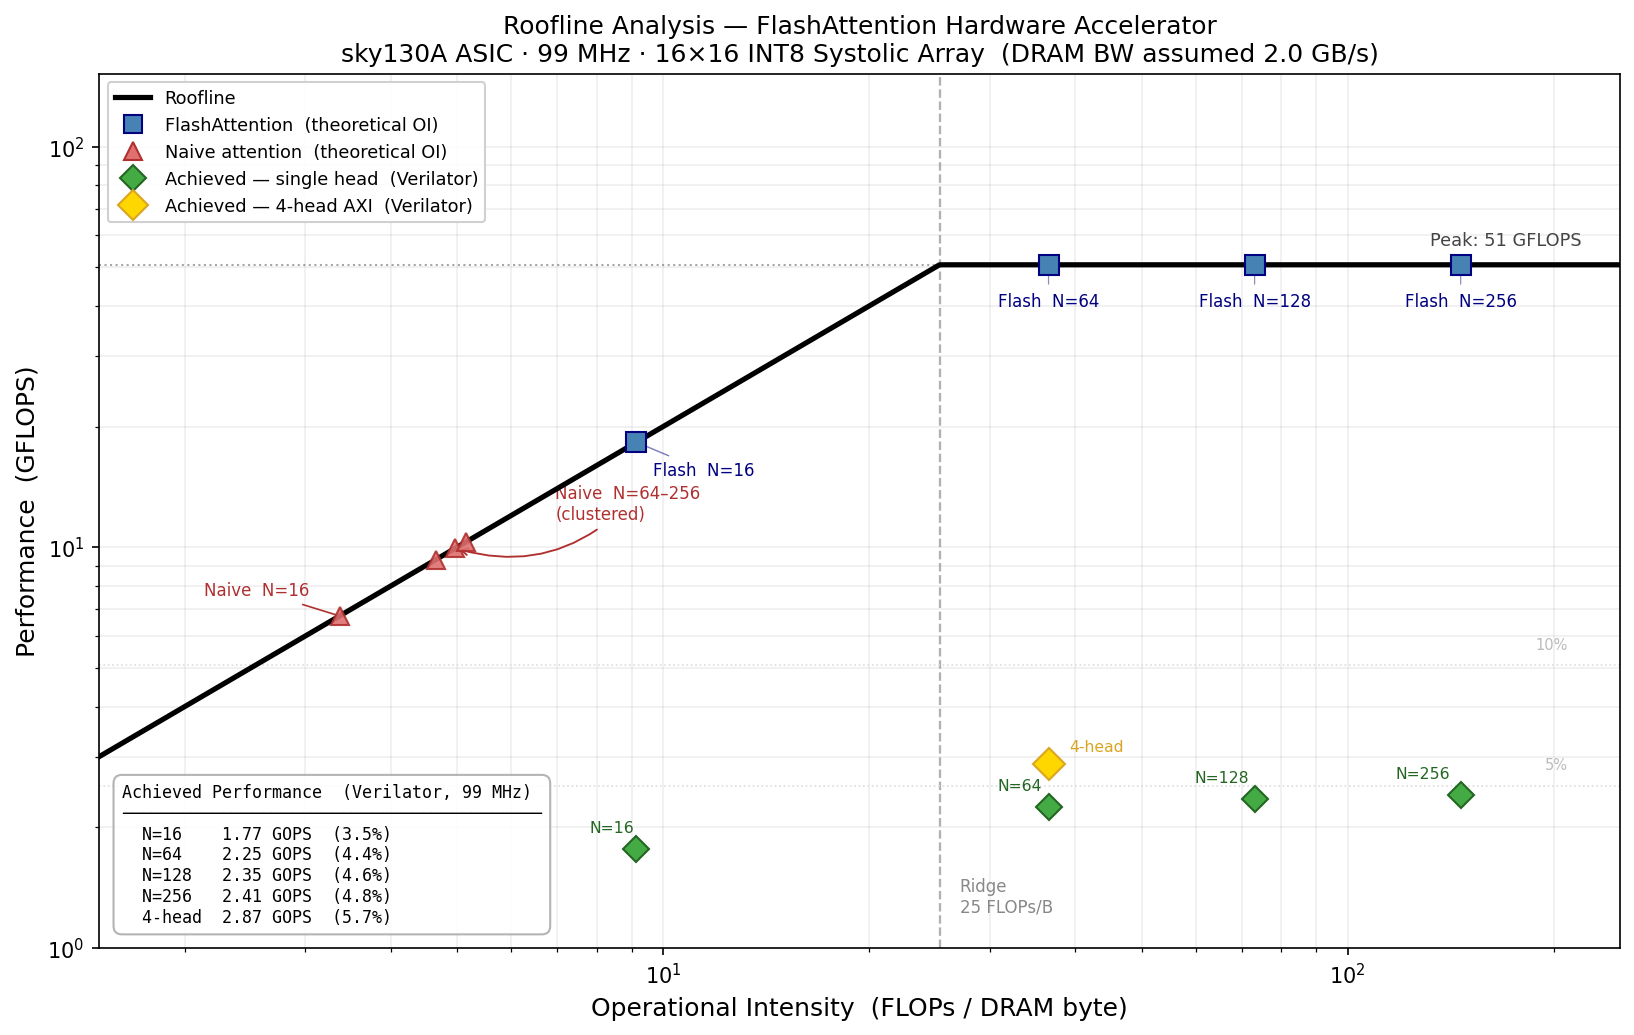

Source code (Python):
"""
roofline.py — Roofline analysis for FlashAttention hardware accelerator.

Shows:
  1. Hardware roofline (peak compute + DRAM bandwidth bound)
  2. FlashAttention vs naive attention operational intensity (per N)
  3. Measured achieved performance from Verilator simulation
  4. Summary table printed to stdout

References
----------
  Synthesis:  sky130A, Yosys/ABC, OpenSTA  →  f_max ~99 MHz
  Simulation: Verilator, TILE_SIZE=16, HEAD_DIM=16
"""

import numpy as np
import matplotlib.pyplot as plt
import matplotlib.patches as mpatches
import matplotlib.lines as mlines

# ── Hardware parameters (from synthesis + simulation) ───────────────────────

F_MAX_HZ     = 99e6     # post-synthesis f_max estimate (Hz)
N_PES        = 256      # 16×16 systolic array
FLOPS_PER_PE = 2        # 1 MAC = 2 FLOPs
HEAD_DIM     = 16       # attention head dimension (d)

PEAK_GFLOPS  = N_PES * FLOPS_PER_PE * F_MAX_HZ / 1e9   # 50.69 GFLOPS

# External DRAM bandwidth assumption (GB/s).
# sky130A ASIC with simple off-chip memory interface; adjust as needed.
DRAM_BW_GBS  = 2.0

# ── Simulation results  (N, cycles, n_heads) ─────────────────────────────────

SIM_DATA = [
    ( 16,    917, 1),   # flash_attn_top, single head
    ( 64,  11549, 1),
    (128,  44121, 1),
    (256, 172337, 1),
    ( 64,  36134, 4),   # flash_attn_top_axi, 4-head AXI
]

# ── FLOPs and DRAM byte models ───────────────────────────────────────────────

def total_flops(N, d=HEAD_DIM, n_heads=1):
    """QK^T + PV, each N²×d MACs.  1 MAC = 2 FLOPs."""
    return n_heads * 2 * (2 * N * N * d)


def dram_bytes_flashattn(N, d=HEAD_DIM, n_heads=1):
    """
    FlashAttention DRAM traffic.

    The N×N score matrix lives entirely on-chip (tile SRAM + output_buffer)
    and is NEVER written to external DRAM.

    Reads  : Q  (N×d INT8) + K  (N×d INT8) + V  (N×d INT8)
    Writes : Output (N×d INT32 = N×d×4 bytes)
    """
    return n_heads * (3 * N * d + 4 * N * d)   # 7·N·d bytes


def dram_bytes_naive(N, d=HEAD_DIM, n_heads=1):
    """
    Naive attention DRAM traffic.

    The score matrix is materialized to DRAM between QK^T and softmax/PV.

    Reads  : Q, K, V (3·N·d INT8)
    Writes : QK^T scores (N²×4 INT32) → DRAM
    Reads  : QK^T scores back (N²×4)         for softmax
    Writes : softmax(S) (N²×2 Q8.8) → DRAM
    Reads  : softmax(S) back (N²×2)           for PV
    Writes : Output (N×d×4 INT32)
    """
    qkv      = 3 * N * d                    # INT8
    score_rw = 2 * N * N * 4               # INT32 write + read
    softmax_rw = 2 * N * N * 2             # Q8.8 write + read
    output   = N * d * 4                   # INT32
    return n_heads * (qkv + score_rw + softmax_rw + output)


def oi(N, flash=True, d=HEAD_DIM, n_heads=1):
    """Operational intensity (FLOPs / DRAM byte)."""
    flops = total_flops(N, d, n_heads)
    bw    = dram_bytes_flashattn(N, d, n_heads) if flash else dram_bytes_naive(N, d, n_heads)
    return flops / bw


def achieved_gops(N, cycles, n_heads=1):
    flops  = total_flops(N, HEAD_DIM, n_heads)
    time_s = cycles / F_MAX_HZ
    return flops / time_s / 1e9

# ── Print summary table ──────────────────────────────────────────────────────

def print_summary():
    ridge = PEAK_GFLOPS / DRAM_BW_GBS

    print("=" * 72)
    print("  FlashAttention Accelerator — Roofline Summary")
    print("=" * 72)
    print(f"  Peak compute     : {PEAK_GFLOPS:.2f} GFLOPS"
          f"  ({N_PES} PEs × {FLOPS_PER_PE} FLOPs × {F_MAX_HZ/1e6:.0f} MHz)")
    print(f"  DRAM bandwidth   : {DRAM_BW_GBS} GB/s  (assumed, off-chip)")
    print(f"  Ridge point      : {ridge:.1f} FLOPs/byte")
    print()

    hdr = (f"{'N':>5}  {'OI Flash':>10}  {'OI Naive':>10}  "
           f"{'BW saved':>10}  {'Achieved':>10}  {'HW Eff':>8}")
    print(hdr)
    print("-" * len(hdr))

    sim_map = {(N, nh): cyc for N, cyc, nh in SIM_DATA}

    for N in [16, 64, 128, 256]:
        oi_f = oi(N, flash=True)
        oi_n = oi(N, flash=False)
        bw_saved = dram_bytes_naive(N) / dram_bytes_flashattn(N)

        cyc = sim_map.get((N, 1))
        if cyc is not None:
            perf     = achieved_gops(N, cyc)
            hw_eff   = perf / PEAK_GFLOPS * 100
            perf_str = f"{perf:.2f} GOPS"
            eff_str  = f"{hw_eff:.1f}%"
        else:
            perf_str = "N/A"
            eff_str  = "N/A"

        print(f"{N:>5}  {oi_f:>10.1f}  {oi_n:>10.1f}  "
              f"{bw_saved:>9.1f}×  {perf_str:>10}  {eff_str:>8}")

    # 4-head AXI special row
    N, cyc, nh = 64, 36134, 4
    oi_f    = oi(N, flash=True, n_heads=nh)
    bw_saved = dram_bytes_naive(N, n_heads=nh) / dram_bytes_flashattn(N, n_heads=nh)
    perf    = achieved_gops(N, cyc, nh)
    hw_eff  = perf / PEAK_GFLOPS * 100
    print(f"{'64×4':>5}  {oi_f:>10.1f}  {'—':>10}  "
          f"{bw_saved:>9.1f}×  {perf:.2f} GOPS  {hw_eff:.1f}%  ← 4-head AXI")

    print()
    print("  OI Flash / OI Naive = FlashAttention advantage over naive attention")
    print("  HW Eff = Achieved GOPS / Peak GOPS  (gap explained by sequential")
    print("           QK^T→softmax→PV phases and FSM overhead)")
    print("=" * 72)

# ── Plot ─────────────────────────────────────────────────────────────────────

def plot_roofline(save_path="roofline.png"):
    fig, ax = plt.subplots(figsize=(11, 7))

    ridge = PEAK_GFLOPS / DRAM_BW_GBS
    Ns    = [16, 64, 128, 256]
    sim_map = {(N, nh): cyc for N, cyc, nh in SIM_DATA}

    # ── Roofline backbone ─────────────────────────────────────────────────────
    oi_x = np.logspace(-0.2, 2.6, 2000)
    roof = np.minimum(PEAK_GFLOPS, DRAM_BW_GBS * oi_x)
    ax.plot(oi_x, roof, "k-", linewidth=2.5, zorder=4)

    ax.axhline(PEAK_GFLOPS, color="black", linestyle=":", linewidth=1, alpha=0.35)
    ax.text(220, PEAK_GFLOPS * 1.12,
            f"Peak: {PEAK_GFLOPS:.0f} GFLOPS", fontsize=8.5, ha="right", color="#444")

    ax.axvline(ridge, color="#888", linestyle="--", linewidth=1.1, alpha=0.65)
    ax.text(ridge * 1.07, 1.2,
            f"Ridge\n{ridge:.0f} FLOPs/B", fontsize=8, color="#888", va="bottom")

    for pct, label in [(0.05, "5%"), (0.10, "10%")]:
        ax.axhline(PEAK_GFLOPS * pct, color="#ddd", linestyle=":", linewidth=0.8)
        ax.text(210, PEAK_GFLOPS * pct * 1.1, label,
                fontsize=7, color="#bbb", ha="right")

    # ── Naive OI markers (red triangles) ──────────────────────────────────────
    # N=64,128,256 are extremely close (OI 4.7–5.1) → draw individually,
    # but annotate as one cluster to avoid overlapping labels.
    for N in Ns:
        oi_n = oi(N, flash=False)
        pf_n = min(PEAK_GFLOPS, DRAM_BW_GBS * oi_n)
        ax.plot(oi_n, pf_n, "^", color="#e07070", markersize=9,
                markeredgecolor="#b03030", linewidth=1.2, zorder=6, alpha=0.9)

    # N=16: standalone label to the upper-left
    oi_n16 = oi(16, flash=False)
    pf_n16 = min(PEAK_GFLOPS, DRAM_BW_GBS * oi_n16)
    ax.annotate("Naive  N=16", (oi_n16, pf_n16),
                xytext=(-40, 10), textcoords="offset points",
                fontsize=8, color="#b03030", ha="center",
                arrowprops=dict(arrowstyle="-", color="#b03030", lw=0.8))

    # N=64–256 cluster: single label with curved arrow to the cluster center
    oi_c = oi(128, flash=False)
    pf_c = min(PEAK_GFLOPS, DRAM_BW_GBS * oi_c)
    ax.annotate("Naive  N=64–256\n(clustered)", (oi_c, pf_c),
                xytext=(48, 14), textcoords="offset points",
                fontsize=8, color="#b03030",
                arrowprops=dict(arrowstyle="->", color="#b03030", lw=0.9,
                                connectionstyle="arc3,rad=-0.3"))

    # ── FlashAttention OI markers (blue squares) ──────────────────────────────
    for N in Ns:
        oi_f = oi(N, flash=True)
        pf_f = min(PEAK_GFLOPS, DRAM_BW_GBS * oi_f)
        ax.plot(oi_f, pf_f, "s", color="steelblue", markersize=10,
                markeredgecolor="navy", linewidth=1.2, zorder=7)

    # N=16: on the slope → label below-right
    oi_f16 = oi(16, flash=True)
    pf_f16 = min(PEAK_GFLOPS, DRAM_BW_GBS * oi_f16)
    ax.annotate("Flash  N=16", (oi_f16, pf_f16),
                xytext=(8, -16), textcoords="offset points",
                fontsize=8, color="navy",
                arrowprops=dict(arrowstyle="-", color="navy", lw=0.7, alpha=0.5))

    # N=64,128,256: all at the compute ceiling → labels below each marker
    # OI values are 36.6, 73.1, 146.3 — well separated on log scale
    for N, dy in [(64, -20), (128, -20), (256, -20)]:
        oi_f = oi(N, flash=True)
        pf_f = min(PEAK_GFLOPS, DRAM_BW_GBS * oi_f)
        ax.annotate(f"Flash  N={N}", (oi_f, pf_f),
                    xytext=(0, dy), textcoords="offset points",
                    fontsize=8, color="navy", ha="center",
                    arrowprops=dict(arrowstyle="-", color="navy", lw=0.6, alpha=0.45))

    # ── Achieved performance diamonds ─────────────────────────────────────────
    # All at OI = flash OI (same design).  N=64 single-head and 4-head share
    # the same OI=36.6, so label them left / right of the marker pair.
    for N in Ns:
        cyc  = sim_map[(N, 1)]
        oi_f = oi(N, flash=True)
        perf = achieved_gops(N, cyc)
        ax.plot(oi_f, perf, "D", color="#44aa44", markersize=9,
                markeredgecolor="#226622", linewidth=1.2, zorder=8)

    # Inline N= tags (short — GOPS detail is in the table below)
    label_offsets_1h = {16: (-12, 8), 64: (-14, 8), 128: (-16, 8), 256: (-18, 8)}
    for N, (dx, dy) in label_offsets_1h.items():
        cyc  = sim_map[(N, 1)]
        oi_f = oi(N, flash=True)
        perf = achieved_gops(N, cyc)
        ax.annotate(f"N={N}", (oi_f, perf),
                    xytext=(dx, dy), textcoords="offset points",
                    fontsize=7.5, color="#226622", ha="center")

    # 4-head AXI diamond (gold) — label to the right to avoid N=64 single-head label
    cyc_4h  = sim_map[(64, 4)]
    oi_4h   = oi(64, flash=True, n_heads=4)   # same OI as single-head N=64
    perf_4h = achieved_gops(64, cyc_4h, 4)
    ax.plot(oi_4h, perf_4h, "D", color="gold", markersize=11,
            markeredgecolor="goldenrod", linewidth=1.2, zorder=8)
    ax.annotate("4-head", (oi_4h, perf_4h),
                xytext=(10, 6), textcoords="offset points",
                fontsize=7.5, color="goldenrod", ha="left")

    # ── Achieved performance table (lower-left text box) ──────────────────────
    rows = []
    for N in Ns:
        cyc  = sim_map[(N, 1)]
        perf = achieved_gops(N, cyc)
        eff  = perf / PEAK_GFLOPS * 100
        rows.append(f"  N={N:<4}  {perf:.2f} GOPS  ({eff:.1f}%)")
    perf_4 = achieved_gops(64, cyc_4h, 4)
    eff_4  = perf_4 / PEAK_GFLOPS * 100
    rows.append(f"  4-head  {perf_4:.2f} GOPS  ({eff_4:.1f}%)")

    table_txt = "Achieved Performance  (Verilator, 99 MHz)\n" \
                + "─" * 42 + "\n" \
                + "\n".join(rows)
    ax.text(0.015, 0.025, table_txt,
            transform=ax.transAxes, va="bottom",
            fontsize=8, fontfamily="monospace",
            bbox=dict(boxstyle="round,pad=0.5", facecolor="white",
                      edgecolor="#aaa", alpha=0.88))

    # ── Legend (upper-left — naturally empty on a roofline) ───────────────────
    legend_elements = [
        mlines.Line2D([0], [0], color="black", lw=2.5,
                      label="Roofline"),
        mlines.Line2D([0], [0], marker="s", color="steelblue", markersize=9,
                      markeredgecolor="navy", linestyle="None",
                      label="FlashAttention  (theoretical OI)"),
        mlines.Line2D([0], [0], marker="^", color="#e07070", markersize=9,
                      markeredgecolor="#b03030", linestyle="None",
                      label="Naive attention  (theoretical OI)"),
        mlines.Line2D([0], [0], marker="D", color="#44aa44", markersize=9,
                      markeredgecolor="#226622", linestyle="None",
                      label="Achieved — single head  (Verilator)"),
        mlines.Line2D([0], [0], marker="D", color="gold", markersize=10,
                      markeredgecolor="goldenrod", linestyle="None",
                      label="Achieved — 4-head AXI  (Verilator)"),
    ]
    ax.legend(handles=legend_elements, loc="upper left", fontsize=8.5,
              framealpha=0.92, edgecolor="#ccc")

    # ── Axes ──────────────────────────────────────────────────────────────────
    ax.set_xscale("log")
    ax.set_yscale("log")
    ax.set_xlabel("Operational Intensity  (FLOPs / DRAM byte)", fontsize=12)
    ax.set_ylabel("Performance  (GFLOPS)", fontsize=12)
    ax.set_title(
        "Roofline Analysis — FlashAttention Hardware Accelerator\n"
        f"sky130A ASIC · 99 MHz · 16×16 INT8 Systolic Array  "
        f"(DRAM BW assumed {DRAM_BW_GBS} GB/s)",
        fontsize=12)
    ax.set_xlim(1.5, 250)
    ax.set_ylim(1.0, PEAK_GFLOPS * 3)
    ax.grid(True, which="both", alpha=0.2)

    plt.tight_layout()
    plt.savefig(save_path, dpi=150, bbox_inches="tight")
    print(f"\nSaved plot → {save_path}")
    plt.show()


# ── Entry point ───────────────────────────────────────────────────────────────

if __name__ == "__main__":
    print_summary()
    plot_roofline()
